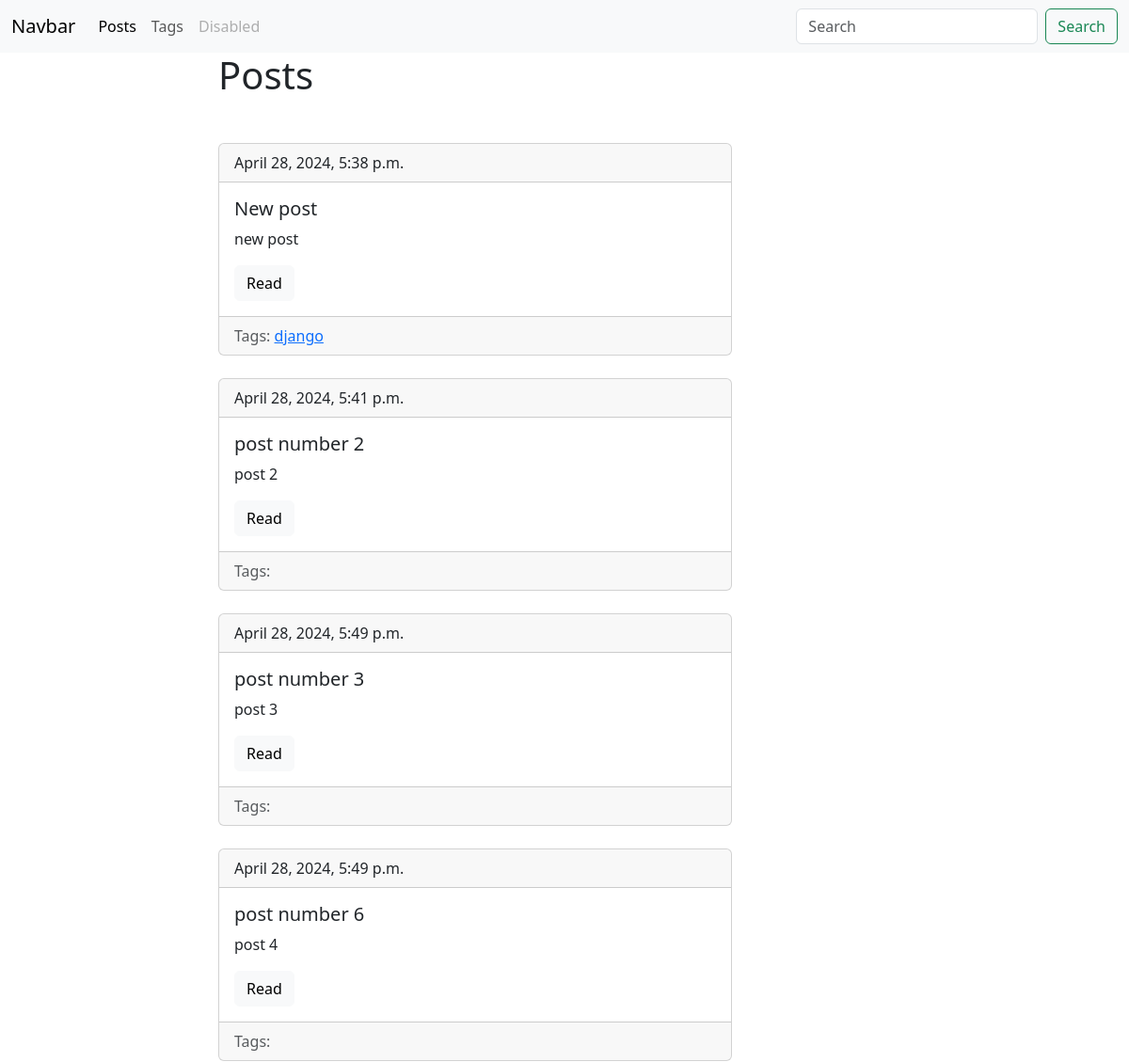
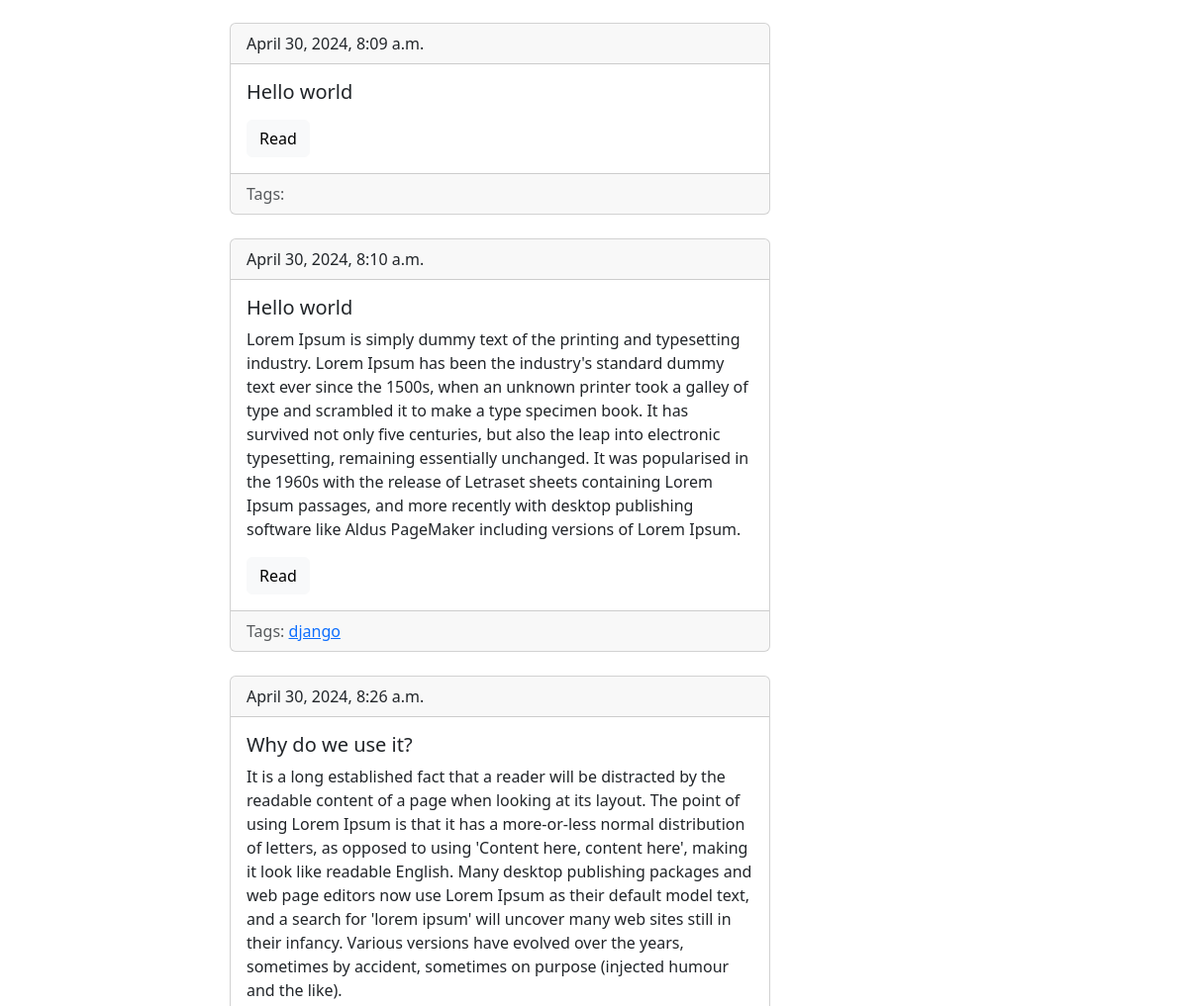
The page /blog/ (upper part) on the database as committed earlier (2 pictures, top to bottom).
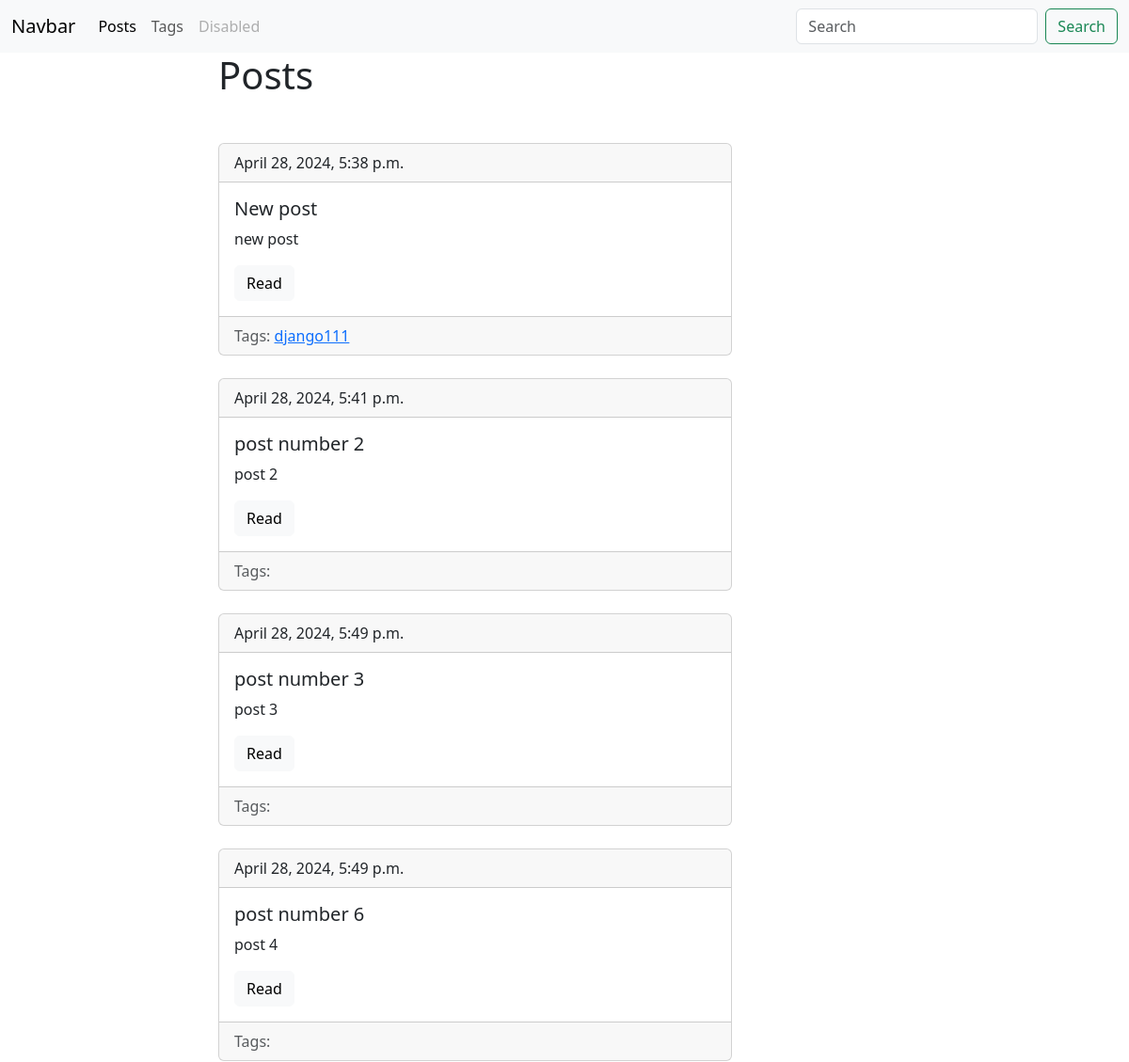
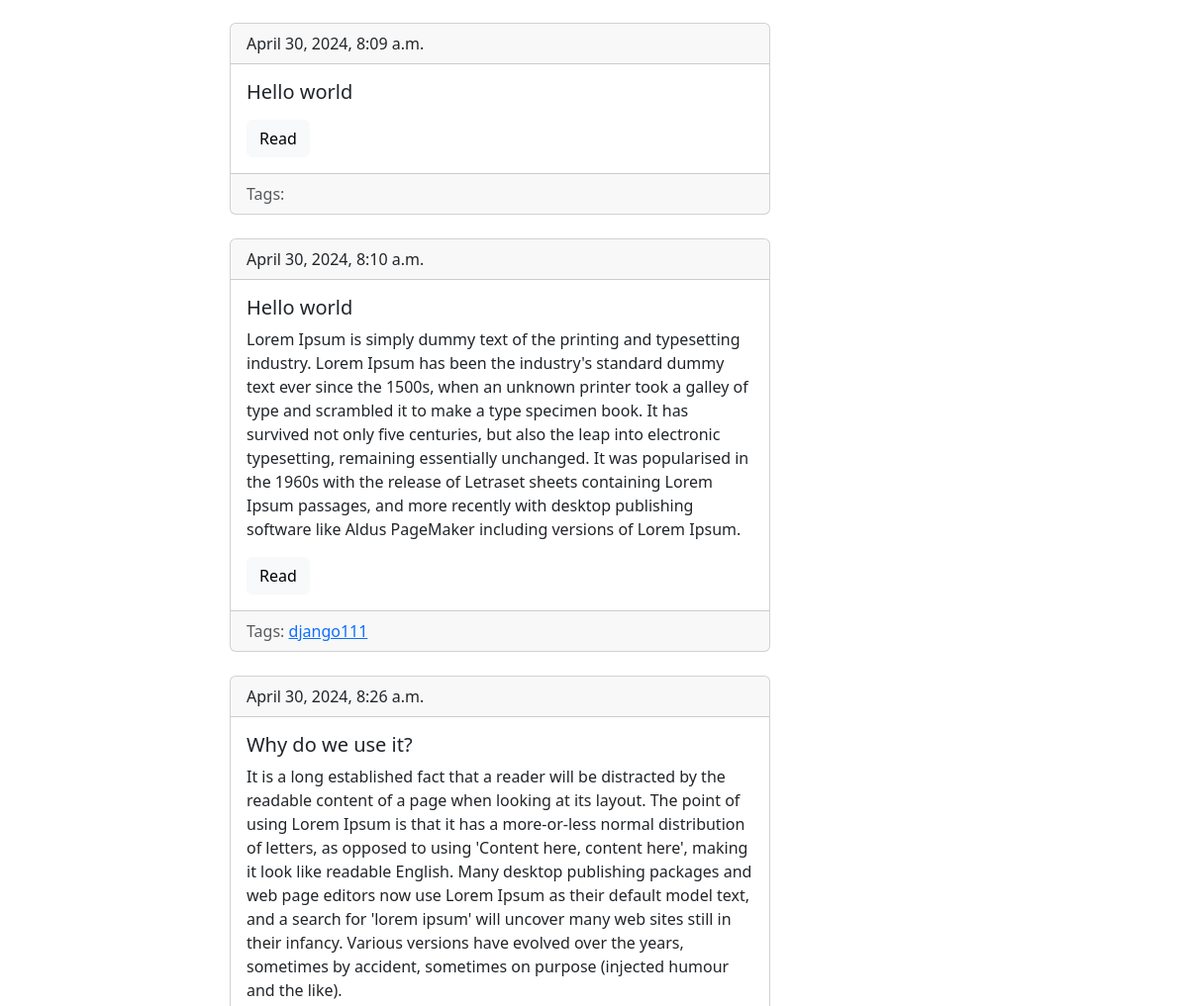
The same page on the database as committed later (2 pictures, top to bottom).
### blog/models.py (models this page shows, shortened)
class Tag(models.Model):
     title = models.CharField(max_length=50)
     slug = models.SlugField(max_length=50, blank=True ,  unique = True)
     def get_absolute_url(self):
          return reverse('tag_detail_url', kwargs = {'slug':self.slug})

### blog/views.py (the view)
# urls.py: path('', posts_list, name = 'posts_list_url'),
def posts_list(request):
    posts = Post.objects.all
    n = ['Oleg' , 'Masha' , 'Kit' ]
    return render(request, 'blog/index.html',context ={'posts' : posts})

### blog/models.py (called while the page is built)
     def get_absolute_url(self):
         return reverse("post_detail_url", kwargs={'slug':self.slug})

### blog/templates/blog/index.html (shortened to what this page needs)
{%extends 'blog/base_blog.html'%}
{%block content %}
    <h1 class="mb-5">Posts</h1>
    {% for post in posts %}
    {% include 'blog/includes/post_cardTempletes.html'%}
    {% endfor %}
{% endblock %}

### blog/templates/blog/includes/post_cardTempletes.html
<div class="card">
    <div class="card-header">{{post.date_pub}}</div>
    <div class="card-body">
      <h5 class="card-title">{{post.title}}</h5>
      <p class="card-text">{{post.bodu}}</p>
      <a href="{{post.get_absolute_url}}" class="btn btn-light">Read</a>
    </div>
    <div class="card-footer text-body-secondary">
       Tags:
       {%for tag in post.tags.all%}
        <a href = "{{tag.get_absolute_url}}">{{tag.title}}</a>
       {%endfor%}
      </div>
  </div>
  <br />

Rows that differ between the two databases and show on the page:
changed Tag: title "django" → "django111"
